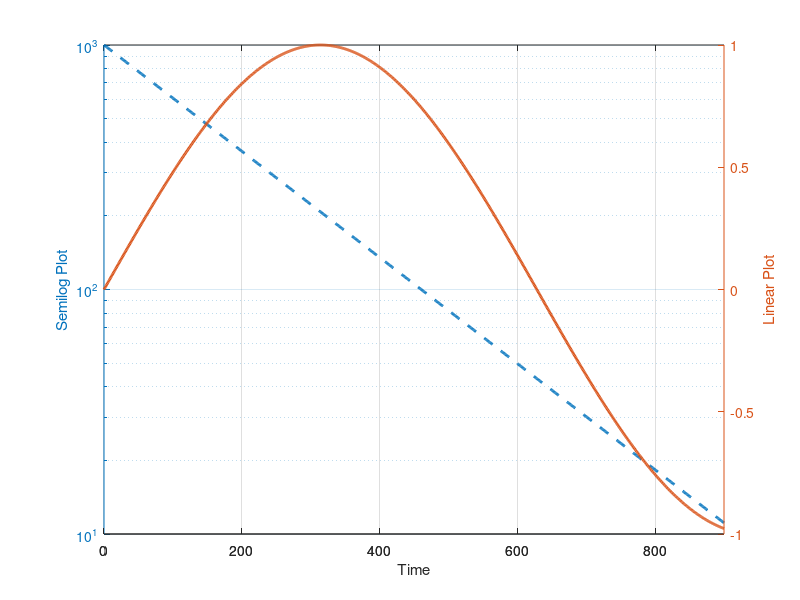

Recreate this plot in MATLAB.
clear;clc;

% plot
A = 1000;
a = 0.005;
b = 0.005;

t = 0:900;
z1 = A*exp(-a*t);
z2 = sin(b*t);

figure;
[haxes, hline1, hline2] = plotyy(t,z1,  t,z2,  'semilogy', 'plot');

% label the axes
ylabel(haxes(1),'Semilog Plot') % label left y-axis
ylabel(haxes(2),'Linear Plot') % label right y-axis
xlabel(haxes(2),'Time') % label x-axis

% change appearance of lines
set(hline1, 'LineStyle','--','LineWidth',2);
set(hline2, 'LineWidth',2);

% display grid lines
grid(haxes(1), 'on');